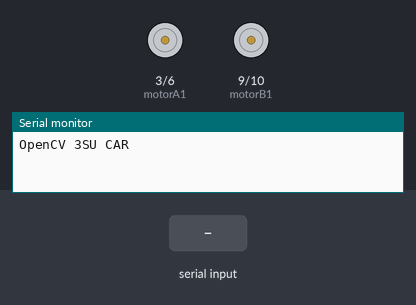
The sketch below on a simulated Arduino Uno, built with avr-gcc and run on an emulated ATmega328P. On the bench: motor-driver pin pairs drawn as motors (green arrow = first pin HIGH = forward, orange = second pin HIGH = backward, longer = more drive), the last lines printed to the serial monitor. Inputs (shaded band) come from the test bench.

Above: at 1.2 s.
1.3 s: byte 1 (1) received over Serial
At 1.6 s:
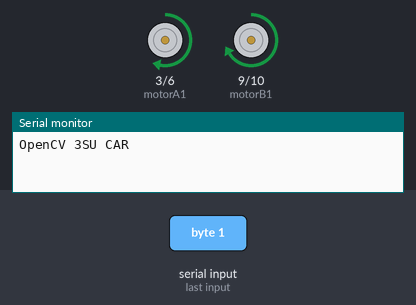
3.6 s: byte 2 (2) received over Serial
At 4.2 s:
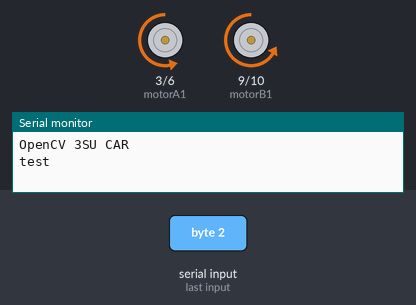
5.9 s: byte 3 (3) received over Serial
At 6.3 s:
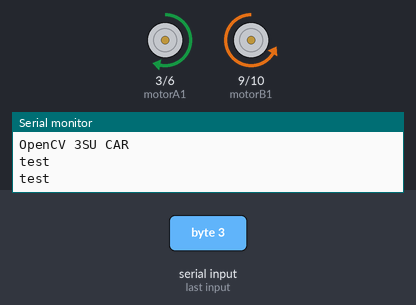
8.2 s: byte 4 (4) received over Serial
At 8.8 s:
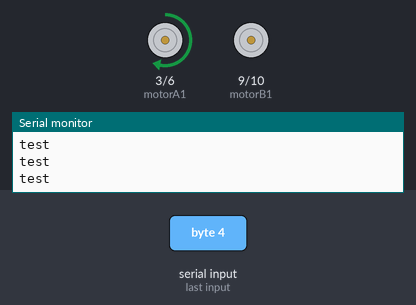
10.5 s: byte 5 (5) received over Serial
At 11.0 s:
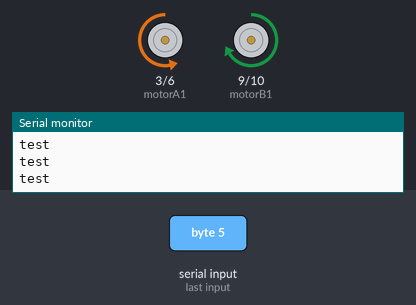
12.8 s: byte 6 (6) received over Serial
At 13.4 s:
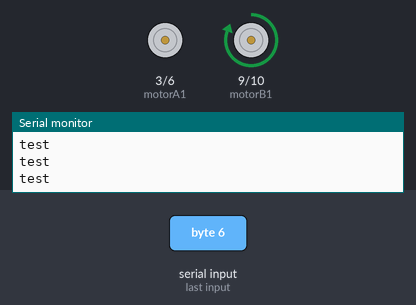
Timing chart, 0 to 15.8 s (numbered marks = the images above; inputs shaded):
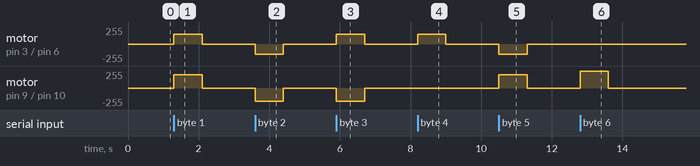

The sketch:

samsu.ino
```cpp
int motorA1 = 3; // 왼쪽 바퀴 전진
int motorA2 = 6; // 왼쪽 바퀴 후진
int motorB1 = 9;  // 오른쪽 바퀴 전진
int motorB2 = 10; // 오른쪽 바퀴 후진

// initial command
int command = 0;

void setup()
{
  pinMode(motorA1, OUTPUT);
  pinMode(motorA2, OUTPUT);
  pinMode(motorB1, OUTPUT);
  pinMode(motorB2, OUTPUT);
  Serial.begin(115200);

  while (!Serial);

  Serial.println("OpenCV 3SU CAR");
}

void go()
{
  int max = 255;
  char output;
  if (Serial.available())
  {
    //int state = Serial.parseInt();
    int state = Serial.read();
    switch (state) {
      case 1:
        analogWrite(motorA1, 150);
        analogWrite(motorA2, 0);
        analogWrite(motorB1, 200);
        analogWrite(motorB2, 0);
        // Serial.println("Forward");
        delay(800);
        analogWrite(motorA1, 0);
        analogWrite(motorA2, 0);
        analogWrite(motorB1, 0);
        analogWrite(motorB2, 0);
        delay(400);
        break;
      case 2:
        analogWrite(motorA1, 0);
        analogWrite(motorA2, 150);
        analogWrite(motorB1, 0);
        analogWrite(motorB2, 200);
        // Serial.println("Reverse");
        delay(800);
        analogWrite(motorA1, 0);
        analogWrite(motorA2, 0);
        analogWrite(motorB1, 0);
        analogWrite(motorB2, 0);
        delay(400);
        break;
      case 3:
        analogWrite(motorA1, 150);
        analogWrite(motorA2, 0);
        analogWrite(motorB1, 0);
        analogWrite(motorB2, 150);
        // Serial.println("Strong Left");
        delay(800);
        analogWrite(motorA1, 0);
        analogWrite(motorA2, 0);
        analogWrite(motorB1, 0);
        analogWrite(motorB2, 0);
        delay(400);
        break;
      case 4:
        analogWrite(motorA1, 100);
        analogWrite(motorA2, 0);
        analogWrite(motorB1, 0);
        analogWrite(motorB2, 0);
        // Serial.println("Weak Left");
        delay(800);
        analogWrite(motorA1, 0);
        analogWrite(motorA2, 0);
        analogWrite(motorB1, 0);
        analogWrite(motorB2, 0);
        delay(400);
        break;
      case 5:
        analogWrite(motorA1, 0);
        analogWrite(motorA2, 150);
        analogWrite(motorB1, 150);
        analogWrite(motorB2, 0);
        // Serial.println("Strong Right");
        delay(800);
        analogWrite(motorA1, 0);
        analogWrite(motorA2, 0);
        analogWrite(motorB1, 0);
        analogWrite(motorB2, 0);
        delay(400);
        break;
      case 6:
        digitalWrite(motorA1, 0);
        digitalWrite(motorA2, 0);
        digitalWrite(motorB1, 150);
        digitalWrite(motorB2, 0);
        // Serial.println("Weak Right");
        delay(800);
        analogWrite(motorA1, 0);
        analogWrite(motorA2, 0);
        analogWrite(motorB1, 0);
        analogWrite(motorB2, 0);
        delay(400);
        break;
      case 7:
        digitalWrite(motorA1, 0);
        digitalWrite(motorA2, 0);
        digitalWrite(motorB1, 0);
        digitalWrite(motorB2, 0);
        // Serial.println("Stop");
        delay(800);
        break;

    }
        analogWrite(motorA1, 0);
        analogWrite(motorA2, 0);
        analogWrite(motorB1, 0);
        analogWrite(motorB2, 0);
        Serial.write("test\n");
  }
}
void loop() {
  go();
}
```

Measured:
- after the input at 1.3 s, motor on pin 3 (motorA1) / pin 6 (motorA2): stopped → forward 150/255 at once, → stopped 0.80 s later; motor on pin 9 (motorB1) / pin 10 (motorB2): stopped → forward 200/255 at once, → stopped 0.80 s later
- after the input at 3.6 s, motor on pin 3 (motorA1) / pin 6 (motorA2): stopped → backward 150/255 at once, → stopped 0.80 s later; motor on pin 9 (motorB1) / pin 10 (motorB2): stopped → backward 200/255 at once, → stopped 0.80 s later
- after the input at 5.9 s, motor on pin 3 (motorA1) / pin 6 (motorA2): stopped → forward 150/255 at once, → stopped 0.80 s later; motor on pin 9 (motorB1) / pin 10 (motorB2): stopped → backward 200/255 at once, → stopped 0.80 s later
- after the input at 8.2 s, motor on pin 3 (motorA1) / pin 6 (motorA2): stopped → forward 150/255 at once, → stopped 0.80 s later
- after the input at 10.5 s, motor on pin 3 (motorA1) / pin 6 (motorA2): stopped → backward 150/255 at once, → stopped 0.80 s later; motor on pin 9 (motorB1) / pin 10 (motorB2): stopped → forward 200/255 at once, → stopped 0.80 s later
- after the input at 12.8 s, motor on pin 9 (motorB1) / pin 10 (motorB2): stopped → forward 255/255 at once, → stopped 0.80 s later
